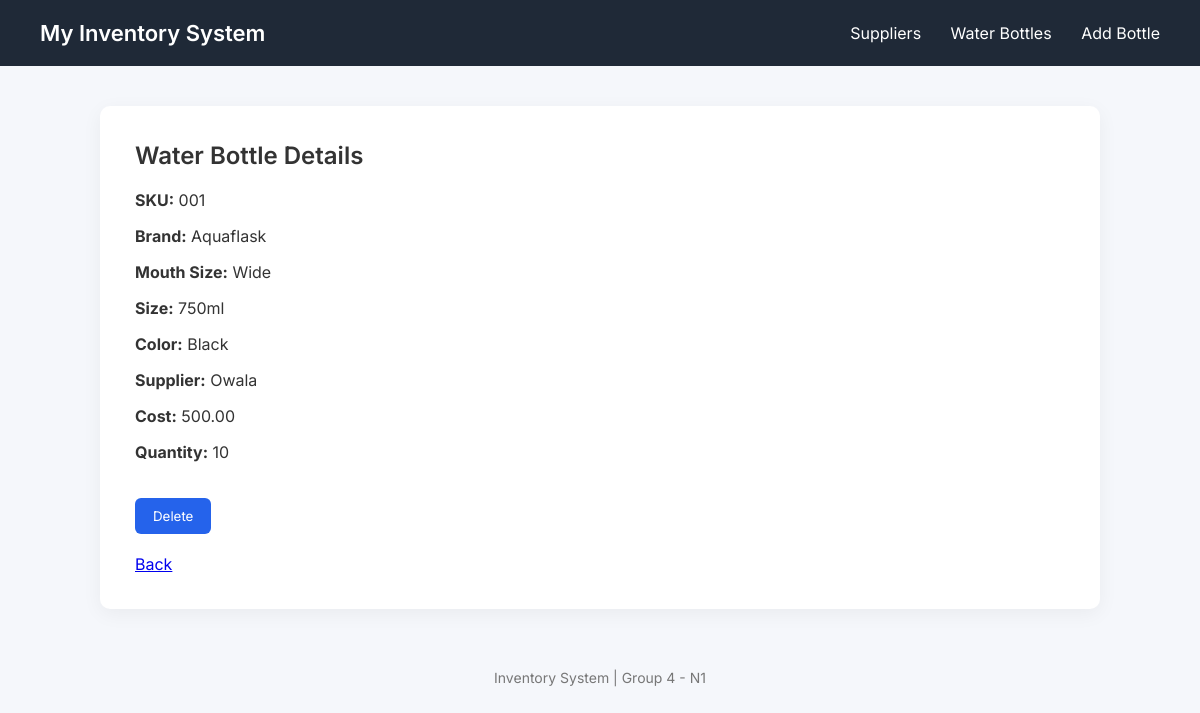
Screenshot of /view_bottle_details/1/ with the database file from the repository.
### MyInventoryApp/models.py (models this page shows, shortened)
class WaterBottle(models.Model):
    sku =  models.CharField(max_length=20, unique=True)
    brand = models.CharField(max_length=100)
    cost = models.DecimalField(max_digits=10, decimal_places=2)
    size = models.CharField(max_length=20)
    mouth_size = models.CharField(max_length=50)
    color = models.CharField(max_length=50)
    supplied_by = models.ForeignKey(Supplier, on_delete=models.CASCADE)
    current_quantity = models.IntegerField()

class Supplier(models.Model):
    name = models.CharField(max_length=150)
    city = models.CharField(max_length=60)
    country = models.CharField(max_length=60)
    created_at = models.DateTimeField(blank=True, null=True)

### MyInventoryApp/views.py (the view)
# urls.py: path('view_bottle_details/<int:pk>/', views.view_bottle_details, name='view_bottle_details'),
def view_bottle_details(request, pk):
    bottle = get_object_or_404(WaterBottle, pk=pk)
    if request.method == "POST":
        WaterBottle.objects.filter(pk=pk).delete()
        return redirect('view_bottles')
    return render(request, "MyInventoryApp/view_bottle_details.html", {"bottle": bottle})

### MyInventoryApp/templates/MyInventoryApp/view_bottle_details.html (shortened to what this page needs)
{% extends "MyInventoryApp/base.html" %}
{% block content %}
<h2>Water Bottle Details</h2>
<p><strong>SKU:</strong> {{ bottle.sku }}</p>
<p><strong>Brand:</strong> {{ bottle.brand }}</p>
<p><strong>Mouth Size:</strong> {{ bottle.mouth_size }}</p>
<p><strong>Size:</strong> {{ bottle.size }}</p>
<p><strong>Color:</strong> {{ bottle.color }}</p>
<p><strong>Supplier:</strong> {{ bottle.supplied_by.name }}</p>
<p><strong>Cost:</strong> {{ bottle.cost }}</p>
<p><strong>Quantity:</strong> {{ bottle.current_quantity }}</p>
<br>
<form method="POST">
    <button type="submit">Delete</button>
</form>
<br>
<a href="{% url 'view_bottles' %}">Back</a>
{% endblock %}

### MyInventoryApp/templates/MyInventoryApp/base.html (style rules this page uses)
* { box-sizing:border-box; }
body { margin:0; font-family:'Inter', sans-serif; background:#f5f7fb; color:#333; }
h2 { margin-top:0; font-weight:600; }
button { background:#2563eb; color:white; border:none; padding:10px 18px; border-radius:6px; cursor:pointer; font-family:'Inter', sans-serif; }

### rows the page displays
WaterBottle: sku "001", brand "Aquaflask", mouth_size "Wide", size "750ml", color "Black", supplied_by.name "Owala", cost "500.00", current_quantity "10"
